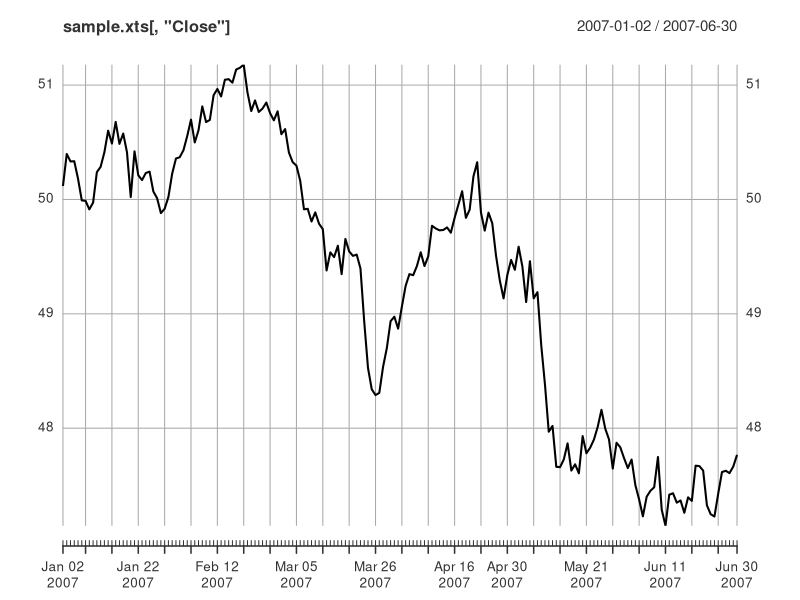
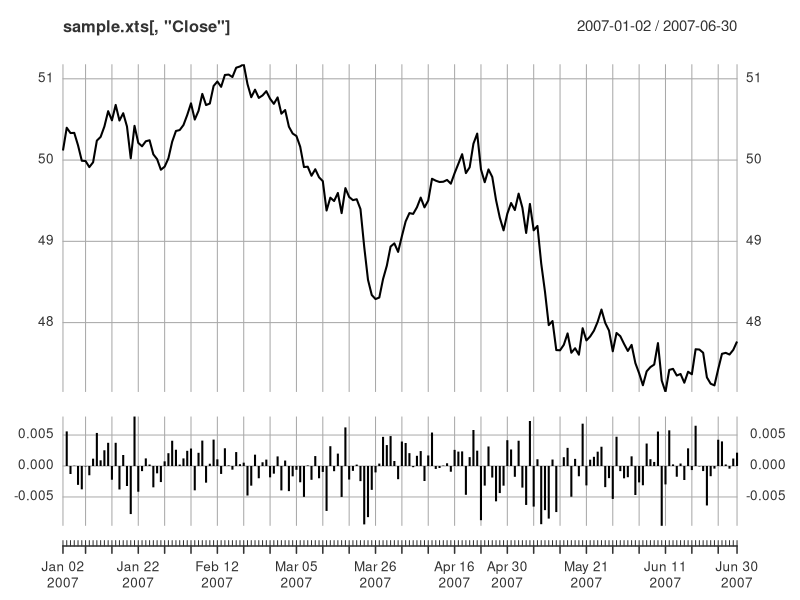
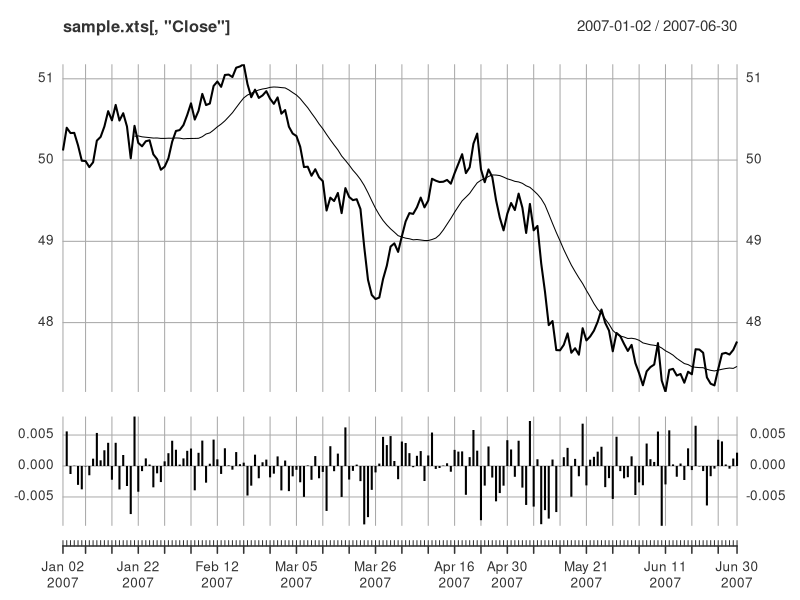
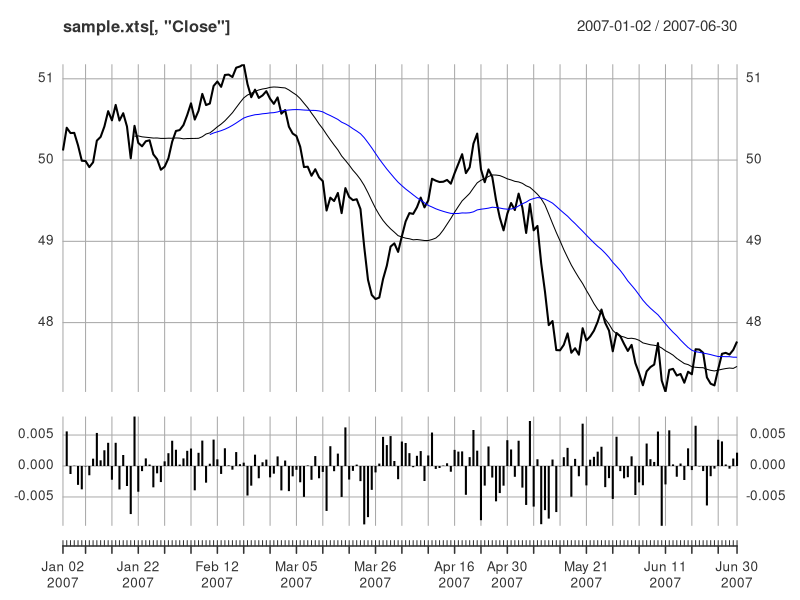

These charts were generated, in order, by the following R code:
library(xts)


### Name: addPanel
### Title: Add a panel to an existing xts plot
### Aliases: addPanel

### ** Examples

library(xts)
data(sample_matrix)
sample.xts <- as.xts(sample_matrix)

calcReturns <- function(price, method = c("discrete", "log")){
  px <- try.xts(price)
  method <- match.arg(method)[1L]
  returns <- switch(method,
    simple = ,
    discrete = px / lag(px) - 1,
    compound = ,
    log = diff(log(px)))
  reclass(returns, px)
}

# plot the Close
plot(sample.xts[,"Close"])
# calculate returns 
addPanel(calcReturns, method="discrete", type="h")
# Add simple moving average to panel 1
addPanel(rollmean, k=20, on=1)
addPanel(rollmean, k=40, col="blue", on=1)
